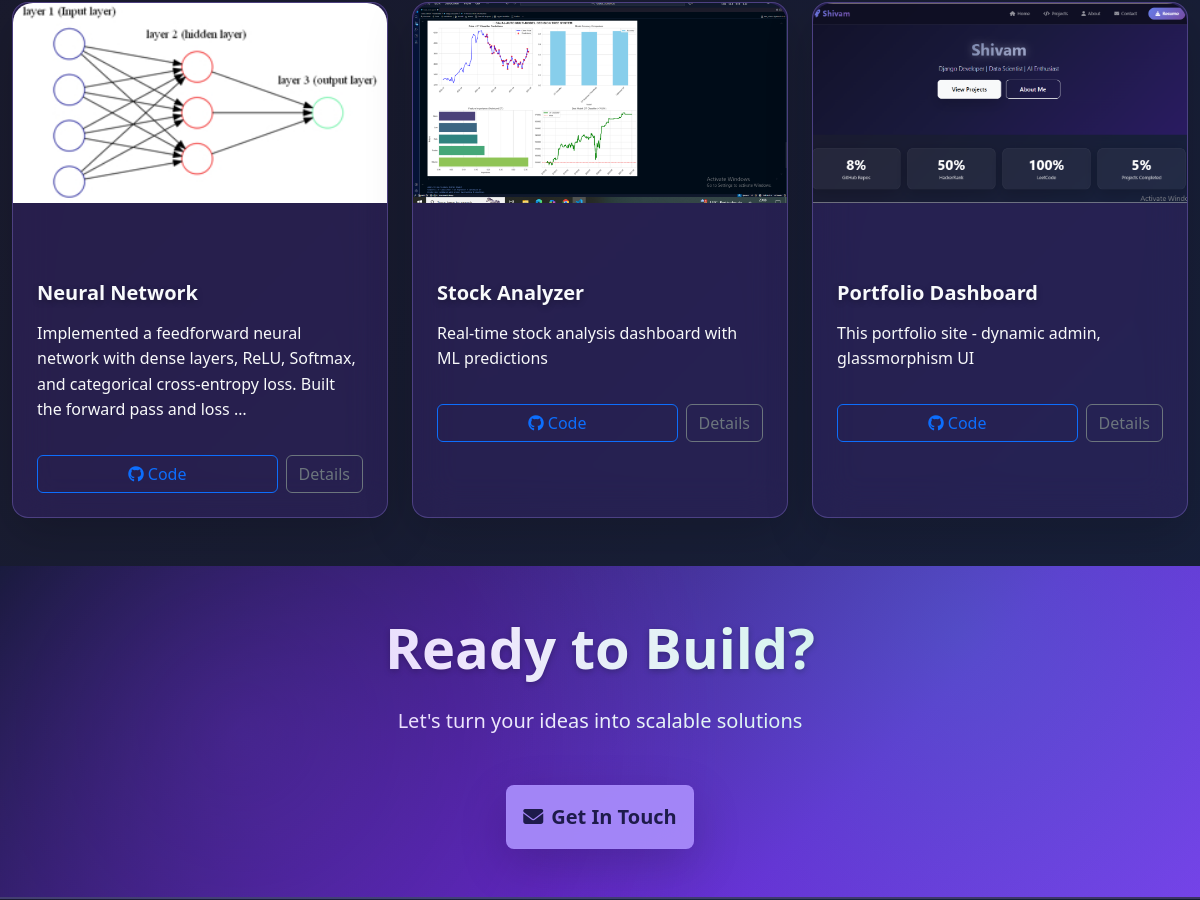
The app's page / (middle part), older data.
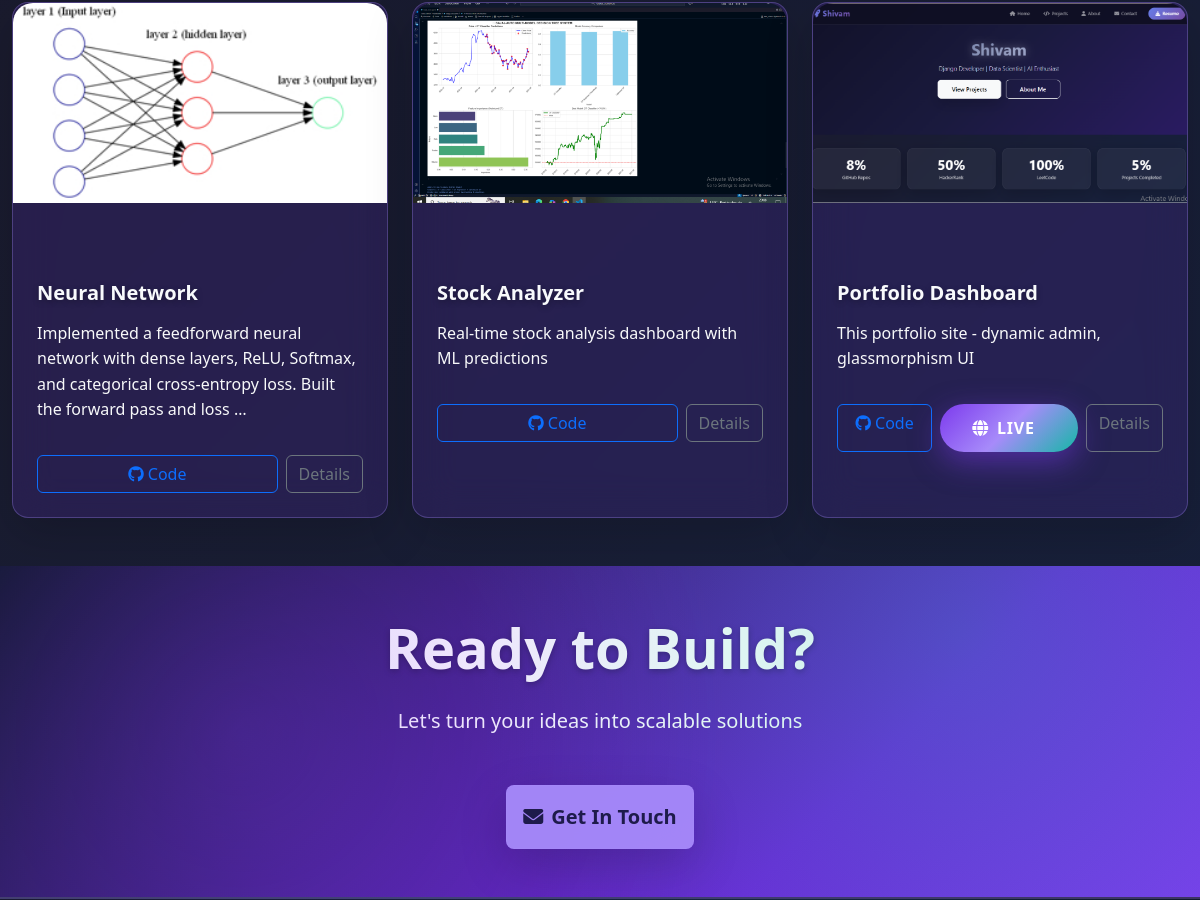
The same page, newer data.
### apps/core/models.py (models this page shows, shortened)
class Project(models.Model):
    title = models.CharField(max_length=200)
    slug = models.SlugField(unique=True, blank=True)  # ← ADD null=True
    description = models.TextField()
    short_description = models.CharField(max_length=300, blank=True)
    image = models.ImageField(upload_to='projects/', blank=True)
    category = models.CharField(max_length=100, default='Django')
    technologies = models.TextField(blank=True)  # "Django, PostgreSQL, React"
    github_url = models.URLField(blank=True)
    live_url = models.URLField(blank=True)
    featured = models.BooleanField(default=False)
    created_at = models.DateTimeField(auto_now_add=True)
    class Meta:
        ordering = ['-created_at']

### apps/core/views.py (the view)
# urls.py: path('', views.HomeView.as_view(), name='home'),
class HomeView(TemplateView):
    template_name = 'core/home.html'
    def get_context_data(self, **kwargs):
        context = super().get_context_data(**kwargs)
        context['stats'] = Stat.objects.all()[:4]
        context['projects'] = Project.objects.filter(featured=True)[:3]
        context['skills'] = Skill.objects.all()[:8]
        return context

### apps/core/templates/core/home.html (shortened to what this page needs)
{% extends "base.html" %}
{% load static %}
{% block content %}
<section class="py-5">
    <div class="container">
        <div class="row g-4">
            {% for project in projects|slice:":3" %}
            <div class="col-lg-4 col-md-6">
                <div class="project-card h-100 shadow-lg rounded-4 overflow-hidden hover-lift">
                    {% if project.image %}
                    <img src="{{ project.image.url }}" class="card-img-top" alt="{{ project.title }}" loading="lazy">
                    {% endif %}
                    <div class="card-body p-4">
                        <h5 class="card-title fw-bold mb-3">{{ project.title }}</h5>
                        <p class="card-text text-light">{{ project.description|truncatewords:20 }}</p>
                        <div class="d-flex gap-2">
                            {% if project.github_url %}
                            <a href="{{ project.github_url }}" target="_blank" class="btn btn-outline-primary flex-fill">
                                <i class="fab fa-github"></i> Code
                            </a>
                            {% endif %}
                            {% if project.live_url %}
                            <a href="{{ project.live_url }}" target="_blank" class="btn btn-primary flex-fill">
                                <i class="fas fa-globe"></i> Live
                            </a>
                            {% endif %}
                            <a href="{% url 'core:project_detail' project.slug %}" class="btn btn-outline-secondary">
                                Details
                            </a>
                        </div>
                    </div>
                </div>
            </div>
            {% empty %}
            <div class="col-12 text-center py-5">
                <a href="{% url 'core:projects' %}" class="btn btn-primary btn-lg px-5">
                    Add Projects →
                </a>
            </div>
            {% endfor %}
        </div>
    </div>
</section>
<section class="py-5 text-center bg-dark text-white">
    <div class="container">
        <h2 class="display-4 fw-bold mb-4">Ready to Build?</h2>
        <p class="lead mb-5">Let's turn your ideas into scalable solutions</p>
        <a href="{% url 'contacts:contact' %}" class="btn btn-light btn-lg px-6 py-3 shadow-lg">
            <i class="fas fa-envelope me-2"></i>Get In Touch
        </a>
    </div>
</section>
{% endblock %}

Row changes from the older to the newer data that the page shows:
changed Project "Portfolio Dashboard": now shows "LIVE"
